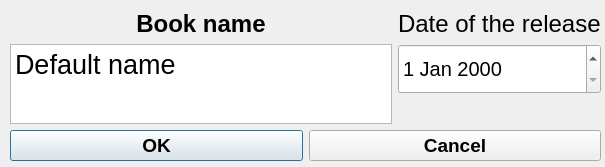
<?xml version="1.0" encoding="UTF-8"?>
<ui version="4.0">
 <class>addbook</class>
 <widget class="QDialog" name="addbook">
  <property name="geometry">
   <rect>
    <x>0</x>
    <y>0</y>
    <width>605</width>
    <height>167</height>
   </rect>
  </property>
  <property name="minimumSize">
   <size>
    <width>605</width>
    <height>167</height>
   </size>
  </property>
  <property name="maximumSize">
   <size>
    <width>605</width>
    <height>167</height>
   </size>
  </property>
  <property name="windowTitle">
   <string>Dialog</string>
  </property>
  <widget class="QWidget" name="verticalLayoutWidget_3">
   <property name="geometry">
    <rect>
     <x>10</x>
     <y>10</y>
     <width>591</width>
     <height>151</height>
    </rect>
   </property>
   <layout class="QVBoxLayout" name="verticalLayout_3">
    <item>
     <layout class="QHBoxLayout" name="horizontalLayout_2">
      <item>
       <layout class="QVBoxLayout" name="verticalLayout">
        <item>
         <widget class="QLabel" name="label">
          <property name="font">
           <font>
            <pointsize>18</pointsize>
            <weight>75</weight>
            <bold>true</bold>
           </font>
          </property>
          <property name="text">
           <string>Book name</string>
          </property>
          <property name="alignment">
           <set>Qt::AlignCenter</set>
          </property>
         </widget>
        </item>
        <item>
         <widget class="QTextEdit" name="user_input">
          <property name="font">
           <font>
            <pointsize>20</pointsize>
           </font>
          </property>
          <property name="documentTitle">
           <string/>
          </property>
          <property name="html">
           <string>&lt;!DOCTYPE HTML PUBLIC &quot;-//W3C//DTD HTML 4.0//EN&quot; &quot;http://www.w3.org/TR/REC-html40/strict.dtd&quot;&gt;
&lt;html&gt;&lt;head&gt;&lt;meta name=&quot;qrichtext&quot; content=&quot;1&quot; /&gt;&lt;style type=&quot;text/css&quot;&gt;
p, li { white-space: pre-wrap; }
&lt;/style&gt;&lt;/head&gt;&lt;body style=&quot; font-family:'MS Shell Dlg 2'; font-size:20pt; font-weight:400; font-style:normal;&quot;&gt;
&lt;p style=&quot; margin-top:0px; margin-bottom:0px; margin-left:0px; margin-right:0px; -qt-block-indent:0; text-indent:0px;&quot;&gt;&lt;span style=&quot; font-family:'MS Shell Dlg 2';&quot;&gt;Default name&lt;/span&gt;&lt;/p&gt;
&lt;p style=&quot;-qt-paragraph-type:empty; margin-top:0px; margin-bottom:0px; margin-left:0px; margin-right:0px; -qt-block-indent:0; text-indent:0px; font-family:'MS Shell Dlg 2';&quot;&gt;&lt;br /&gt;&lt;/p&gt;&lt;/body&gt;&lt;/html&gt;</string>
          </property>
          <property name="placeholderText">
           <string/>
          </property>
         </widget>
        </item>
       </layout>
      </item>
      <item>
       <layout class="QVBoxLayout" name="verticalLayout_2">
        <item>
         <widget class="QLabel" name="label_2">
          <property name="sizePolicy">
           <sizepolicy hsizetype="Preferred" vsizetype="Maximum">
            <horstretch>0</horstretch>
            <verstretch>0</verstretch>
           </sizepolicy>
          </property>
          <property name="font">
           <font>
            <pointsize>18</pointsize>
           </font>
          </property>
          <property name="text">
           <string>Date of the release</string>
          </property>
          <property name="alignment">
           <set>Qt::AlignLeading|Qt::AlignLeft|Qt::AlignTop</set>
          </property>
         </widget>
        </item>
        <item>
         <spacer name="verticalSpacer_2">
          <property name="orientation">
           <enum>Qt::Vertical</enum>
          </property>
          <property name="sizeType">
           <enum>QSizePolicy::Maximum</enum>
          </property>
          <property name="sizeHint" stdset="0">
           <size>
            <width>20</width>
            <height>7</height>
           </size>
          </property>
         </spacer>
        </item>
        <item>
         <widget class="QDateEdit" name="dateRelease">
          <property name="minimumSize">
           <size>
            <width>0</width>
            <height>50</height>
           </size>
          </property>
          <property name="font">
           <font>
            <pointsize>15</pointsize>
           </font>
          </property>
         </widget>
        </item>
        <item>
         <spacer name="verticalSpacer">
          <property name="orientation">
           <enum>Qt::Vertical</enum>
          </property>
          <property name="sizeHint" stdset="0">
           <size>
            <width>20</width>
            <height>40</height>
           </size>
          </property>
         </spacer>
        </item>
       </layout>
      </item>
     </layout>
    </item>
    <item>
     <layout class="QHBoxLayout" name="horizontalLayout">
      <item>
       <widget class="QPushButton" name="ok">
        <property name="font">
         <font>
          <pointsize>14</pointsize>
          <weight>75</weight>
          <italic>false</italic>
          <bold>true</bold>
         </font>
        </property>
        <property name="text">
         <string>OK</string>
        </property>
       </widget>
      </item>
      <item>
       <widget class="QPushButton" name="cancel">
        <property name="font">
         <font>
          <pointsize>14</pointsize>
          <weight>75</weight>
          <bold>true</bold>
         </font>
        </property>
        <property name="text">
         <string>Cancel</string>
        </property>
       </widget>
      </item>
     </layout>
    </item>
   </layout>
  </widget>
 </widget>
 <resources/>
 <connections/>
</ui>
